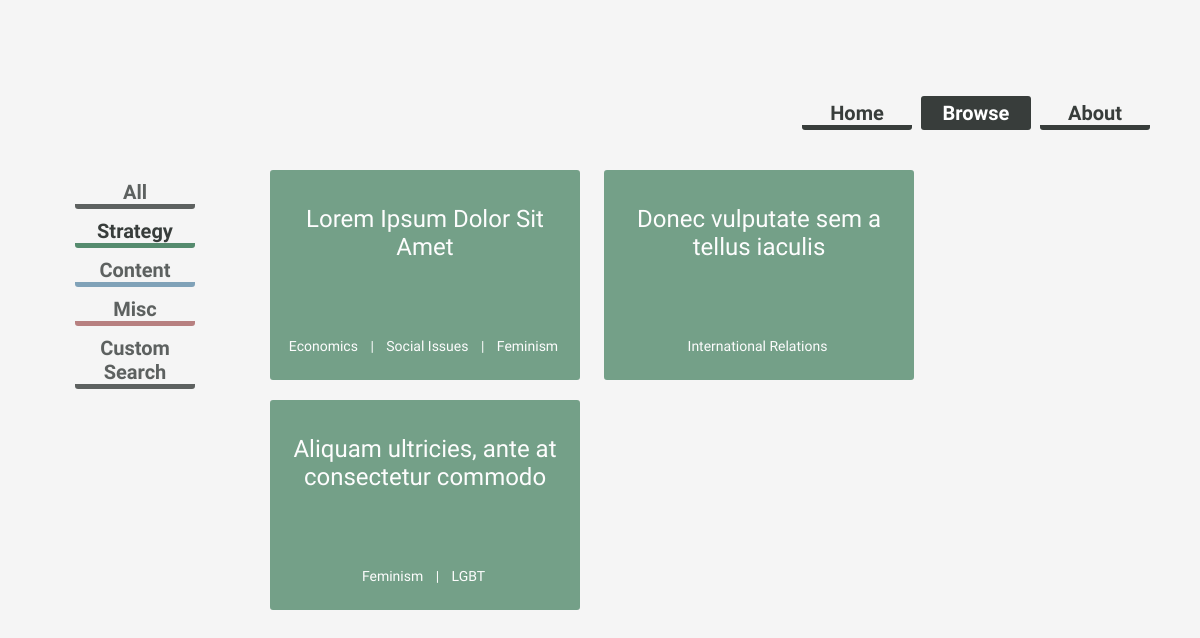
Page /browse/strategy on the committed database.
### tplatform/models.py (models this page shows, shortened)
class Article(models.Model):
    STRATEGY = 1
    CONTENT = 2
    MISC = 3
    CATEGORY_CHOICES = (
        (STRATEGY, 'Strategy'),
        (CONTENT, 'Content'),
        (MISC, 'Misc'),
    )
    title = models.CharField(max_length = 200)
    description = models.CharField(max_length = 350, default = '')
    authors = models.ManyToManyField(Author, blank = True)
    date_added = models.DateTimeField()
    content = models.TextField()
    category = models.IntegerField(choices = CATEGORY_CHOICES)
    tags = models.ManyToManyField(Tag)
    types = models.ManyToManyField(Type, blank = True)

class Tag(models.Model):
    name = models.CharField(max_length = 30)

### tplatform/views.py (the view)
# urls.py: url(r'^browse/strategy', views.strategy, name='browse.strategy'),
def strategy(request):
	articles = Article.objects.filter(category=Article.STRATEGY)
	return render(request, 'tplatform/strategy.html', {
		'articles': articles,
	})

### training/templates/tplatform/strategy.html (shortened to what this page needs)
{% extends "tplatform/browse.html" %}
{% block articles %}
	<div>
		{% for article in articles %}
			<div style="display:inline-block; vertical-align:top;">
				<a href="{% url 'browse.article_detail' article.id %}">
					<div class="content-box" id="article-{{ article.get_category_display|lower }}">
						<span class="box-title">{{ article.title }}</span>
						<span id="tag-wrapper">
						<span class="box-tag-list">
							{% for tag in article.tags.all %}
								<span class="box-tag">
									{{ tag.name }}
								</span>
								{% if not forloop.last %}
									<span class="box-tag">
										|
									</span>
								{% endif %}
							{% endfor %}
						</span>
						</span>
					</div>
				</a>
			</div>
		{% endfor %}
	</div>
{% endblock %}

### tplatform/static/css/index.css (style rules this page uses)
body { margin: 0; width: 100%; height: 100%; background-color: rgba(245, 245, 245, 1); }
a { text-decoration: none; color: black; }
.content-box { position: relative; display: block; width: 280px; height: 180px; padding: 10px; background-color: #f5f5f5; margin: 10px; border-style: solid; border-width: 5px; border-radius: 3px; }
.box-title { display: block; font-size: 24px; font-family: 'Open Sans Condensed', sans-serif; margin: 0; text-align: center; margin-top: 20px; }
.box-tag-list { display: inline-block; font-size: 14px; font-family: 'Open Sans Condensed', sans-serif; }
.box-tag { display: inline; font-size: 14px; font-family: 'Open Sans Condensed', sans-serif; color: white; border-radius: 4px; padding: 3px; margin-right: 3px; }
#tag-wrapper { width: 100%; position: absolute; left: 0px; display: inline; bottom: 20px; text-align: center; }
#article-strategy { border-color: #558B6E; background-color: #558B6E; color: white; opacity: 0.8; }

### rows in the picture
Article: title "Lorem Ipsum Dolor Sit Amet"
Tag: name "Economics"
Tag: name "Social Issues"
Tag: name "Feminism"
Article: title "Donec vulputate sem a tellus iaculis"
Tag: name "International Relations"
Article: title "Aliquam ultricies, ante at consectetur commodo"
Tag: name "LGBT"
